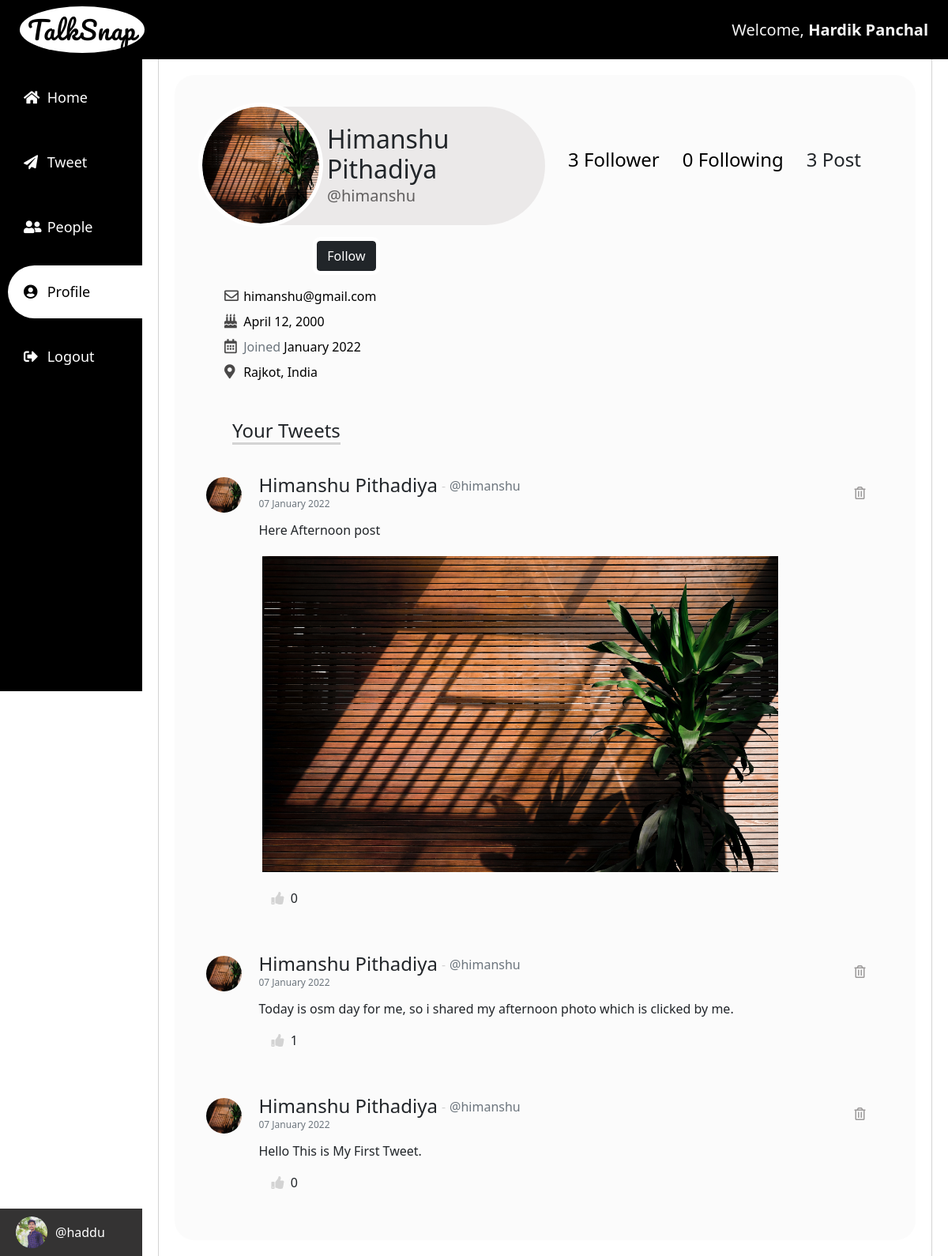
/profile/himanshu/ (signed in), run on the app's committed database.
### root/models.py (models this page shows)
class Profile(models.Model):
    user = models.OneToOneField(User, on_delete=models.CASCADE)
    dob = models.DateField(null=True, blank=True)
    bio = models.TextField(max_length=200, null=True, blank=True)
    location = models.TextField(max_length=30, null=True, blank=True)
    profile_image = models.ImageField(upload_to = 'profile_pics', null=True, blank=True)
    following = models.ManyToManyField(User, blank=True, related_name="following")

class Tweet(models.Model):
    user = models.ForeignKey(User,to_field='id', on_delete=models.CASCADE)
    post_text = models.TextField(max_length=280,null=True, blank=True)
    post_image = models.ImageField(upload_to = '',null=True, blank=True)
    post_date = models.DateTimeField(auto_now_add=True)
    likes = models.ManyToManyField(User, blank=True, related_name='likes')

### root/views.py (the view)
# urls.py: path('profile/<slug:username>/', login_required(views.Profilepage.as_view(), login_url='login'), name='profile'),
class Profilepage(View):
    def get(self, request, username):
        us = User.objects.get(username = username)
        tw = Tweet.objects.filter(user = us.id).order_by('-post_date')
        pr = Profile.objects.get_or_create(user_id = us.id) #
        follower = Profile.objects.filter(following=us.id)
        context = {'us':us, 'tw':tw, 'follower':follower}
        return render(request, 'profile.html', context)

### root/templates/profile.html (shortened to what this page needs)
{% extends 'base.html' %}
{% load static %}
{% block extracss %}
<link rel="stylesheet" href="{% static 'css/profile.css' %}">
{% endblock extracss %}
{% block section1 %}
    <div class="profile-details">
        <div class="user-profile">
            <div class="profile-pic">
                <div class="user-part">
                    <div class="user-pic">
                        {% if us.profile.profile_image %}
                            <img src="{{us.profile.profile_image.url}}" id="profile_pic" alt="#">
                            {% else %}
                            <img src="{% static '../static/images/default.png' %}" id="profile_pic" alt="#">
                        {% endif %}
                    </div>
                    <div class="user-fl">
                        <h2>{{us.first_name}} {{us.last_name}}</h2>
                        <p>@{{us.username}}</p>
                    </div>
                </div>
                <div class="user-follow">
                    <div class="user-follower info-us">
                        <a href="{% url 'followers' us.username %}">
                            <p><span id="follower_count">{{follower|length}}</span> Follower</p>
                        </a>
                    </div>
                    <div class="user-following info-us">
                        <a href="{% url 'followings' us.username %}">
                            <p><span id="following_count">{{us.profile.following.all|length}}</span> Following</p>
                        </a>
                    </div>
                    <div class="user-post info-us">
                        <p>{{tw|length}} Post</p>
                    </div>
                </div>
            </div>
        </div>
        <div class="buttons">
            <div class="follow-btn">
                {% if request.user.username == us.username %}
                <a href="{% url 'editprofile' us.username %}">
                    <button type="submit" class="btn btn-dark">Edit Profile</button>
                </a>
                {% else %}
                <div class="follow-btn">
                    {% if us.username in user.profile.following.all|unordered_list %}
                        <button class="btn btn-dark change" id="{{us.id}}" onclick="follow({{us.id}})" url="{% url 'follow' us.id %}">Unfollow</button>
                    {% else %}
                        <button class="btn btn-dark" id="{{us.id}}" onclick="follow({{us.id}})" url="{% url 'follow' us.id %}">Follow</button>
                    {% endif %}
                </div>
                {% endif %}
            </div>
        </div>
        <div class="profile-data">
            <div class="user-all-data">
                <div class="mail info-us">
                    <i class="far fa-envelope"></i>
                    <span>{{us.email}}</span>
                </div>
                <div class="date-info">
                    {% if us.profile.dob %}
                    <div class="bith info-us">
                        <i class="fas fa-birthday-cake"></i>
                        <span>{{us.profile.dob}}</span>
                    </div>
                    {% endif %}
                    <div class="joind info-us">
                        <i class="far fa-calendar-alt"></i>
                        <span class="j text-muted">Joined</span>
                        <span>{{us.date_joined|date:"F Y"}}</span>
                    </div>
                </div>
                {% if us.profile.location %}
                <div class="bio-info info-us">
                    <i class="fas fa-map-marker-alt"></i>
                    <span>{{us.profile.location}}</span>
                </div>
                {% endif %}
            </div>
        </div>
    </div>
    <div class="tweet-show-area">
        <h4 class="tit mb-3 mx-5">Your Tweets</h4>
        {% if tw %}
        {% for t in tw %}
        <div class="tweet-show">
            <div class="user-part">
                <div class="user-pic">
                    {% if us.profile.profile_image %}
                        <img src="{{us.profile.profile_image.url}}" id="profile_pic" alt="#">
                    {% else %}
                        <img src="{% static '../static/images/default.png' %}" id="profile_pic" alt="#">
                    {% endif %}
                </div>
            </div>
            <div class="tweet-part">
                <div class="user-action">
                    <div class="user-name">
                        <div class="user-det">
                            <h4>{{t.user.first_name}} {{t.user.last_name}}</h4>
                            <p class="text-muted">@{{t.user.username}}</p>
                        </div>
                        <small class="text-muted">{{t.post_date | date:'d F Y'}}</small>
                    </div>
                    <div class="actions">
                        <div class="del-action">
                            <a href="{% url 'deltweet' t.id %}">
                                <i class="far fa-trash-alt"></i>
                            </a>
                        </div>
                    </div>
                </div>
                {% if t.post_text %}
                <div class="tweet-text">
                    <p class="text-show">{{t.post_text}}</p>
                </div>
                {% endif %}
                {% if t.post_image %}
                <div class="tweet-pic">
                    <div class="post-in-pic">
                        <img src={{t.post_image.url}} alt="image">
                    </div>
                </div>
                {% endif %}
                <div class="tweet-like m-3">
                    <button type="submit" id="{{t.id}}" class="likea"  {% if user in t.likes.all %} style="color:red;" {% endif %} onclick="myfunction({{t.id}})"  url="{% url 'like' t.id %}">
                        <i class="fas fa-thumbs-up"></i>
                    </button>
                    <span class="mx-1" id="l_{{t.id}}">{{t.likes.all.count}}</span>
                </div>
            </div>
        </div>
        {% endfor %}
        {% else %}
            <div class="card p-2 text-center m-5 w-50">
                <h3>You Haven't Do any Post</h3>
            </div>
        {% endif %}
    </div>
{% endblock section1 %}

### root/templates/base.html (shortened to what this page needs)
{% load static %}
<!DOCTYPE html>
<html lang="en">
<head>
    <link rel="stylesheet" href="https://pro.fontawesome.com/releases/v5.10.0/css/all.css"/>
    <link rel="stylesheet" href="{% static 'css/bootstrap.css' %}">
    <link rel="stylesheet" href="{% static 'css/base.css' %}">
    {% block extracss %}{% endblock extracss %}
</head>
<body>
    <div class="first-div">
        <div class="header-class">
            <div class="logo">
                <a href="{% url 'home' %}">
                    <h2 class="logo-txt">TalkSnap</h2>
                </a>
            </div>
           <div class="wlcu">
                <p class="wlc">Welcome, <b>{{user.first_name}} {{user.last_name}}</b></p>
            </div>
        </div>
    </div>
    <div class="main-class">
        <div class="menu">
            <div class="menu-start">
                <ul class="menu-item">
                    <li title="Home">
                        <a href="{% url 'home' %}" {% if request.resolver_match.url_name == 'home' %}class="active"{% endif %}>
                            <i class="fas fa-home"></i>
                            <span>Home</span>
                        </a>
                    </li>
                    <li title="Tweet">
                        <a href="{% url 'tweet' %}" {% if request.resolver_match.url_name == 'tweet' %}class="active"{% endif %}>
                            <i class="fas fa-paper-plane"></i>
                            <span>Tweet</span>
                        </a>
                    </li>
                    <li title="People">
                        <a href="{% url 'people' %}" {% if request.resolver_match.url_name == 'people' or request.resolver_match.url_name == 'search' %}class="active"{% endif %}>
                            <i class="fas fa-user-friends"></i>
                            <span>People</span>
                        </a>
                    </li>
                    <li title="Profile">
                        <a href="{% url 'profile' user.username %}" {% if request.resolver_match.url_name == 'profile' or request.resolver_match.url_name == 'editprofile' or request.resolver_match.url_name == 'followers'  or request.resolver_match.url_name == 'followings' %}class="active"{% endif %}>
                            <i class="fas fa-user-circle"></i>
                            <span>Profile</span>
                        </a>
                    </li>
                    <li title="Logout">
                        <a href="{% url 'logout' %}">
                            <i class="fas fa-sign-out-alt"></i>
                            <span>Logout</span>
                        </a>
                    </li>
                </ul>
            </div>
            <div class="user-info">
                <div class="user-details">
                    <div class="user-pic">
                        {% if user.profile.profile_image %}
                            <img src="{{user.profile.profile_image.url}}" alt="#">
                        {% else %}
                            <img src="{% static '../static/images/default.png' %}" alt="#">
                        {% endif %}
                    </div>
                    <p class="user-name">
                        @{{user.username}}
                    </p>
                </div>
            </div>
        </div>
        <div class="section2">
            <div class="all-disp">
                <div class="content">
                    {% block section1 %}{% endblock section1 %}
                </div>
            </div>
        </div>
    </div>
</body>
</html>

### root/static/css/base.css (style rules this page uses)
* { box-sizing: border-box; scroll-behavior: smooth; margin: 0; padding: 0; }
.first-div { top: 0; left: 0; position: sticky; width: 100%; background-color: black; height: 75px; color: whitesmoke; z-index: 100; }
.first-div .header-class { height: 75px; display: flex; justify-content: space-between; }
.header-class > div { margin: auto 25px; }
.logo a { text-decoration: none; color: black; }
.logo { background: white; border-radius: 100%; cursor: pointer; }
.logo-txt { font-family: 'Pacifico', cursive; padding: 10px; margin: auto; text-align: center; font-size: 32px; letter-spacing: 1px; }
p.wlc { font-size: 20px; margin: auto; }
.main-class { width: 100%; }
.menu { width: 15%; background-color: rgb(0, 0, 0); height: 100vh; position: fixed; display: block; color: white; }
.menu .menu-start { padding-left: 10px; height: 100%; width: 100%; }
.menu ul, .menu ul li a { list-style: none; margin: 0; padding: 0; }
.menu ul li a { display: block; margin: 15px auto; padding: 20px; color: white; text-decoration: none; font-size: 18px; }
.menu ul li a i { width: 20px; margin-right: 5px; }
.menu .menu-item a.active, .menu .menu-item a:hover { color: black; background-color: white; border-bottom-left-radius: 50px; border-top-left-radius: 50px; transition: ease-in 250ms; }
.menu .user-info { bottom: 0; position: fixed; width: inherit; padding: 10px 20px; background-color: rgb(52, 51, 51); }
.menu .user-info .user-details { display: flex; align-items: center; }
.user-pic img { width:40px; height: 40px; border-radius: 50%; }
.user-details p { margin-left: 10px; margin-bottom: 0%; }
.main-class .section2 { width: 85%; background-color: white; padding: 0px 20px; margin-left: 15%; }
.main-class .section2 .all-disp { padding: 20px; border-left: 1px solid lightgrey; border-right: 1px solid lightgrey; }
.main-class .all-disp .content { width: 100%; background: rgba(245, 245, 245, 0.39); border-radius: 25px; padding: 25px; }

### data on the page
Tweet: profile.profile_image (picture), user.first_name "Himanshu", user.last_name "Pithadiya", user.username "himanshu", post_date "07 January 2022", post_text "Here Afternoon post", post_image (picture), likes.all.count "0"
Tweet: profile.profile_image (picture), user.first_name "Himanshu", user.last_name "Pithadiya", user.username "himanshu", post_date "07 January 2022", post_text "Today is osm day for me, so i shared my afternoon photo which is clicked by me.", likes.all.count "1"
Tweet: profile.profile_image (picture), user.first_name "Himanshu", user.last_name "Pithadiya", user.username "himanshu", post_date "07 January 2022", post_text "Hello This is My First Tweet.", likes.all.count "0"

### other printed values
{{ user.first_name }} "Hardik"
{{ user.last_name }} "Panchal"
{{ user.username }} "haddu"
{{ us.first_name }} "Himanshu"
{{ us.last_name }} "Pithadiya"
{{ us.username }} "himanshu"
{{ follower|length }} "3"
{{ us.profile.following.all|length }} "0"
{{ tw|length }} "3"
{{ us.email }} "himanshu@gmail.com"
{{ us.profile.dob }} "April 12, 2000"
{{ us.date_joined|date:"F Y" }} "January 2022"
{{ us.profile.location }} "Rajkot, India"
